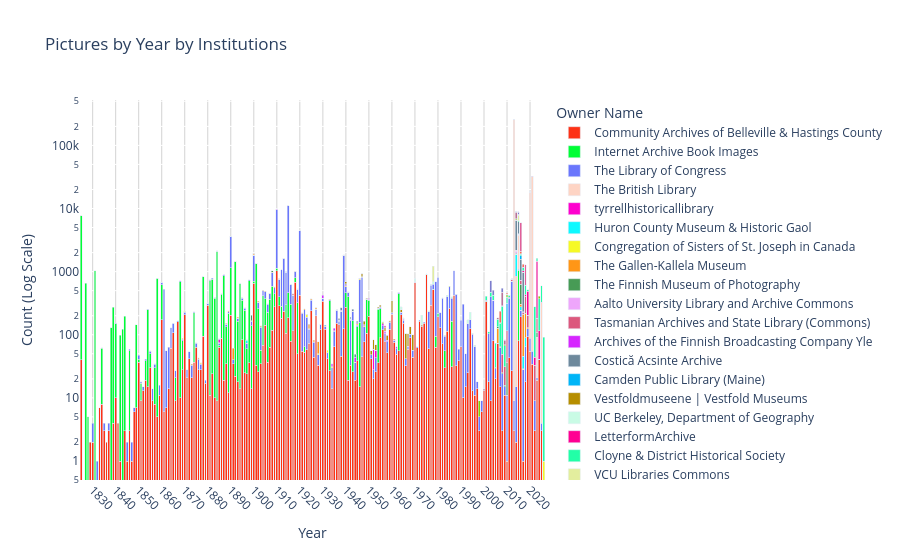
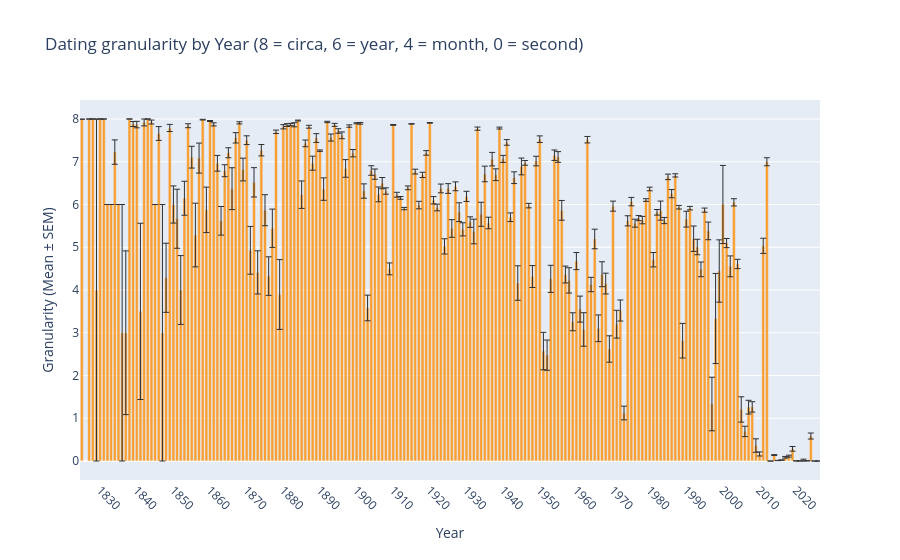

Notebook code cell kept with these figures, in order:
### Code cell
plot_year_per_institution(df)
plot_granularity(df)

### Figure 1 — Plotly figure (JSON) as saved in the notebook; plotly's stock layout.template omitted (floating-point values rounded to 4 significant figures; data arrays with more than 128 entries replaced by an {"elided": "..."} marker saying what was removed)
{"data": [{"alignmentgroup": "True", "hovertemplate": "owner_name=Community Archives of Belleville & Hastings County<br>year=%{x}<br>count=%{y}<extra></extra>", "legendgroup": "Community Archives of Belleville & Hastings County", "marker": {"color": "#FD3216", "pattern": {"shape": ""}}, "name": "Community Archives of Belleville & Hastings County", "offsetgroup": "Community Archives of Belleville & Hastings County", "orientation": "v", "showlegend": true, "textposition": "auto", "type": "bar", "x": {"elided": "194 int values"}, "xaxis": "x", "y": {"elided": "194 int values"}, "yaxis": "y"}, {"alignmentgroup": "True", "hovertemplate": "owner_name=Internet Archive Book Images<br>year=%{x}<br>count=%{y}<extra></extra>", "legendgroup": "Internet Archive Book Images", "marker": {"color": "#00FE35", "pattern": {"shape": ""}}, "name": "Internet Archive Book Images", "offsetgroup": "Internet Archive Book Images", "orientation": "v", "showlegend": true, "textposition": "auto", "type": "bar", "x": [1825, 1827, 1828, 1831, 1834, 1838, 1839, 1840, 1842, 1843, 1844, 1846, 1849, 1850, 1851, 1853, 1854, 1855, 1857, 1858, 1860, 1866, 1868, 1869, 1874, 1878, 1881, 1882, 1883, 1884, 1885, 1886, 1887, 1888, 1889, 1890, 1892, 1893, 1894, 1895, 1896, 1897, 1898, 1899, 1900, 1901, 1902, 1903, 1904, 1905, 1906, 1907, 1908, 1909, 1910, 1911, 1912, 1914, 1915, 1916, 1918, 1919, 1922, 1933, 1940, 1941, 1943, 1945, 1946, 1949, 1950, 1954, 1955, 1963, 1978, 1979, 1980, 1983, 1986, 2001, 2015], "xaxis": "x", "y": [7597, 656, 5, 1040, 53, 129, 269, 139, 98, 122, 195, 53, 136, 4, 8, 20, 236, 20, 22, 776, 449, 12, 687, 53, 187, 733, 712, 739, 367, 2103, 5, 347, 846, 99, 208, 956, 1418, 146, 624, 271, 219, 36, 684, 124, 55, 1316, 231, 22, 350, 228, 189, 301, 472, 169, 102, 113, 102, 193, 274, 226, 115, 272, 12, 321, 190, 378, 140, 95, 143, 253, 159, 218, 166, 392, 6, 32, 27, 26, 134, 5, 970], "yaxis": "y"}, {"alignmentgroup": "True", "hovertemplate": "owner_name=The Library of Congress<br>year=%{x}<br>count=%{y}<extra></extra>", "legendgroup": "The Library of Congress", "marker": {"color": "#6A76FC", "pattern": {"shape": ""}}, "name": "The Library of Congress", "offsetgroup": "The Library of Congress", "orientation": "v", "showlegend": true, "textposition": "auto", "type": "bar", "x": {"elided": "187 int values"}, "xaxis": "x", "y": {"elided": "187 int values"}, "yaxis": "y"}, {"alignmentgroup": "True", "hovertemplate": "owner_name=The British Library<br>year=%{x}<br>count=%{y}<extra></extra>", "legendgroup": "The British Library", "marker": {"color": "#FED4C4", "pattern": {"shape": ""}}, "name": "The British Library", "offsetgroup": "The British Library", "orientation": "v", "showlegend": true, "textposition": "auto", "type": "bar", "x": [1855, 1885, 1894, 2013, 2014, 2015, 2016, 2017, 2018, 2020, 2021, 2023, 2025], "xaxis": "x", "y": [1, 2, 1, 258869, 812, 2639, 8, 1, 1, 17903, 31874, 71, 318], "yaxis": "y"}, {"alignmentgroup": "True", "hovertemplate": "owner_name=tyrrellhistoricallibrary<br>year=%{x}<br>count=%{y}<extra></extra>", "legendgroup": "tyrrellhistoricallibrary", "marker": {"color": "#FE00CE", "pattern": {"shape": ""}}, "name": "tyrrellhistoricallibrary", "offsetgroup": "tyrrellhistoricallibrary", "orientation": "v", "showlegend": true, "textposition": "auto", "type": "bar", "x": [1857, 1860, 1865, 1870, 1875, 1876, 1877, 1880, 1885, 1888, 1890, 1894, 1895, 1896, 1897, 1900, 1901, 1905, 1907, 1910, 1911, 1914, 1919, 1920, 1925, 1950, 1952, 1953, 2012, 2013, 2014], "xaxis": "x", "y": [1, 4, 1, 4, 1, 1, 1, 1, 10, 1, 2, 1, 3, 4, 1, 16, 1, 1, 2, 9, 1, 1, 9, 5, 1, 5, 30, 13, 1, 1, 24], "yaxis": "y"}, {"alignmentgroup": "True", "hovertemplate": "owner_name=Huron County Museum & Historic Gaol<br>year=%{x}<br>count=%{y}<extra></extra>", "legendgroup": "Huron County Museum & Historic Gaol", "marker": {"color": "#0DF9FF", "pattern": {"shape": ""}}, "name": "Huron County Museum & Historic Gaol", "offsetgroup": "Huron County Museum & Historic Gaol", "orientation": "v", "showlegend": true, "textposition": "auto", "type": "bar", "x": [1860, 1883, 1888, 1890, 1892, 1893, 1897, 1900, 1907, 1908, 1909, 1910, 1911, 1917, 1919, 1920, 1922, 1924, 2013, 2014, 2015, 2016, 2017, 2018], "xaxis": "x", "y": [1, 1, 2, 3, 1, 1, 9, 1, 3, 3, 5, 4, 2, 8, 1, 2, 1, 1, 4, 1036, 96, 30, 17, 25], "yaxis": "y"}, {"alignmentgroup": "True", "hovertemplate": "owner_name=Congregation of Sisters of St. Joseph in Canada<br>year=%{x}<br>count=%{y}<extra></extra>", "legendgroup": "Congregation of Sisters of St. Joseph in Canada", "marker": {"color": "#F6F926", "pattern": {"shape": ""}}, "name": "Congregation of Sisters of St. Joseph in Canada", "offsetgroup": "Congregation of Sisters of St. Joseph in Canada", "orientation": "v", "showlegend": true, "textposition": "auto", "type": "bar", "x": [1869, 1870, 1877, 1880, 1888, 1890, 1892, 1893, 1900, 1901, 1902, 1903, 1904, 1905, 1907, 1909, 1910, 1911, 1912, 1913, 1914, 1916, 1917, 1918, 1919, 1920, 1923, 1926, 1927, 1928, 1929, 1930, 1932, 1933, 1934, 1936, 1937, 1939, 1940, 1941, 1942, 1943, 1944, 1945, 1946, 1947, 1948, 1949, 1950, 2026], "xaxis": "x", "y": [3, 1, 1, 1, 2, 3, 6, 1, 19, 1, 2, 1, 2, 1, 1, 1, 6, 1, 2, 2, 7, 1, 2, 1, 2, 6, 22, 1, 1, 2, 1, 5, 5, 2, 1, 2, 2, 2, 24, 2, 4, 3, 1, 9, 34, 9, 4, 4, 9, 1], "yaxis": "y"}, {"alignmentgroup": "True", "hovertemplate": "owner_name=The Gallen-Kallela Museum<br>year=%{x}<br>count=%{y}<extra></extra>", "legendgroup": "The Gallen-Kallela Museum", "marker": {"color": "#FF9616", "pattern": {"shape": ""}}, "name": "The Gallen-Kallela Museum", "offsetgroup": "The Gallen-Kallela Museum", "orientation": "v", "showlegend": true, "textposition": "auto", "type": "bar", "x": [1873, 1876, 1878, 1880, 1883, 1884, 1885, 1886, 1887, 1888, 1889, 1890, 1891, 1892, 1893, 1894, 1895, 1897, 1899, 1900, 1901, 1902, 1903, 1904, 1905, 1906, 1907, 1908, 1909, 1910, 1911, 1914, 1915, 1916, 1917, 1918, 1919, 1920, 1921, 1922, 1923, 1924, 1925, 1926, 1927, 1928, 1929, 1931, 1935, 1942, 2006, 2013, 2014, 2016, 2017, 2018, 2019], "xaxis": "x", "y": [1, 1, 1, 1, 1, 7, 2, 2, 8, 1, 7, 22, 21, 4, 5, 4, 2, 1, 3, 90, 1, 7, 5, 8, 10, 10, 5, 7, 17, 27, 8, 13, 5, 1, 2, 6, 8, 1, 2, 8, 3, 23, 18, 5, 13, 28, 1, 2, 1, 1, 53, 45, 2, 29, 166, 128, 5], "yaxis": "y"}, {"alignmentgroup": "True", "hovertemplate": "owner_name=The Finnish Museum of Photography<br>year=%{x}<br>count=%{y}<extra></extra>", "legendgroup": "The Finnish Museum of Photography", "marker": {"color": "#479B55", "pattern": {"shape": ""}}, "name": "The Finnish Museum of Photography", "offsetgroup": "The Finnish Museum of Photography", "orientation": "v", "showlegend": true, "textposition": "auto", "type": "bar", "x": [1899, 1908, 1910, 1911, 1913, 1915, 1930, 1938, 2004, 2005, 2006, 2008, 2009, 2010, 2011, 2012, 2013, 2014, 2015, 2016, 2023], "xaxis": "x", "y": [37, 51, 1, 2, 10, 2, 1, 1, 2, 1, 6, 1, 1, 25, 1, 2, 41, 55, 2, 323, 15], "yaxis": "y"}, {"alignmentgroup": "True", "hovertemplate": "owner_name=Aalto University Library and Archive Commons<br>year=%{x}<br>count=%{y}<extra></extra>", "legendgroup": "Aalto University Library and Archive Commons", "marker": {"color": "#EEA6FB", "pattern": {"shape": ""}}, "name": "Aalto University Library and Archive Commons", "offsetgroup": "Aalto University Library and Archive Commons", "orientation": "v", "showlegend": true, "textposition": "auto", "type": "bar", "x": [1900, 1910, 1920, 1930, 1940, 2013, 2014, 2015, 2021], "xaxis": "x", "y": [1, 447, 2, 1, 1, 4, 176, 98, 79], "yaxis": "y"}, {"alignmentgroup": "True", "hovertemplate": "owner_name=Tasmanian Archives and State Library (Commons)<br>year=%{x}<br>count=%{y}<extra></extra>", "legendgroup": "Tasmanian Archives and State Library (Commons)", "marker": {"color": "#DC587D", "pattern": {"shape": ""}}, "name": "Tasmanian Archives and State Library (Commons)", "offsetgroup": "Tasmanian Archives and State Library (Commons)", "orientation": "v", "showlegend": true, "textposition": "auto", "type": "bar", "x": [1914, 1915, 1916, 1917, 1918, 2007, 2008, 2009, 2010, 2011, 2012, 2013, 2014, 2015, 2016, 2017, 2018, 2019, 2020, 2021, 2022, 2023], "xaxis": "x", "y": [2, 58, 3, 25, 13, 1, 24, 15, 79, 19, 37, 199, 69, 73, 91, 15, 189, 69, 29, 31, 24, 75], "yaxis": "y"}, {"alignmentgroup": "True", "hovertemplate": "owner_name=Archives of the Finnish Broadcasting Company Yle<br>year=%{x}<br>count=%{y}<extra></extra>", "legendgroup": "Archives of the Finnish Broadcasting Company Yle", "marker": {"color": "#D626FF", "pattern": {"shape": ""}}, "name": "Archives of the Finnish Broadcasting Company Yle", "offsetgroup": "Archives of the Finnish Broadcasting Company Yle", "orientation": "v", "showlegend": true, "textposition": "auto", "type": "bar", "x": [1920, 1927, 1929, 1930, 1934, 1935, 1936, 1937, 1938, 1939, 1940, 1941, 1942, 1943, 1944, 1945, 1946, 1947, 1948, 1949, 1950, 1952, 1953, 1954, 1955, 1956, 1957, 1958, 1959, 1961, 1962, 1963, 1964, 1965, 2006, 2007, 2012, 2013, 2014, 2015, 2016, 2017, 2019], "xaxis": "x", "y": [1, 1, 1, 42, 4, 11, 4, 3, 9, 7, 21, 1, 2, 1, 7, 5, 6, 10, 7, 3, 4, 1, 1, 2, 1, 10, 10, 5, 2, 1, 4, 5, 5, 6, 1, 2, 1, 2, 3, 2, 18, 3, 4], "yaxis": "y"}, {"alignmentgroup": "True", "hovertemplate": "owner_name=Costică Acsinte Archive<br>year=%{x}<br>count=%{y}<extra></extra>", "legendgroup": "Costică Acsinte Archive", "marker": {"color": "#6E899C", "pattern": {"shape": ""}}, "name": "Costică Acsinte Archive", "offsetgroup": "Costică Acsinte Archive", "orientation": "v", "showlegend": true, "textposition": "auto", "type": "bar", "x": [1929, 1936, 1937, 1938, 1939, 1940, 1941, 1942, 1943, 1944, 1945, 1946, 2013, 2014, 2015, 2016, 2017], "xaxis": "x", "y": [1, 1, 8, 22, 16, 18, 12, 10, 15, 5, 9, 1, 932, 4312, 2166, 831, 740], "yaxis": "y"}, {"alignmentgroup": "True", "hovertemplate": "owner_name=Camden Public Library (Maine)<br>year=%{x}<br>count=%{y}<extra></extra>", "legendgroup": "Camden Public Library (Maine)", "marker": {"color": "#00B5F7", "pattern": {"shape": ""}}, "name": "Camden Public Library (Maine)", "offsetgroup": "Camden Public Library (Maine)", "orientation": "v", "showlegend": true, "textposition": "auto", "type": "bar", "x": [1931, 2010, 2013, 2014, 2015, 2016, 2017], "xaxis": "x", "y": [5, 200, 4, 2, 22, 229, 4], "yaxis": "y"}, {"alignmentgroup": "True", "hovertemplate": "owner_name=Vestfoldmuseene | Vestfold Museums<br>year=%{x}<br>count=%{y}<extra></extra>", "legendgroup": "Vestfoldmuseene | Vestfold Museums", "marker": {"color": "#B68E00", "pattern": {"shape": ""}}, "name": "Vestfoldmuseene | Vestfold Museums", "offsetgroup": "Vestfoldmuseene | Vestfold Museums", "orientation": "v", "showlegend": true, "textposition": "auto", "type": "bar", "x": [1937, 1938, 1940, 1947, 1948, 1949, 1951, 1952, 1953, 1954, 1955, 1956, 1957, 1958, 1959, 1960, 1961, 1962, 1963, 1964, 1965, 1966, 1967, 1968, 1969, 1970, 1973], "xaxis": "x", "y": [3, 1, 50, 96, 20, 10, 8, 25, 12, 9, 19, 9, 16, 15, 7, 122, 3, 1, 2, 19, 3, 62, 37, 31, 43, 11, 5], "yaxis": "y"}, {"alignmentgroup": "True", "hovertemplate": "owner_name=UC Berkeley, Department of Geography<br>year=%{x}<br>count=%{y}<extra></extra>", "legendgroup": "UC Berkeley, Department of Geography", "marker": {"color": "#C9FBE5", "pattern": {"shape": ""}}, "name": "UC Berkeley, Department of Geography", "offsetgroup": "UC Berkeley, Department of Geography", "orientation": "v", "showlegend": true, "textposition": "auto", "type": "bar", "x": [1947, 1956, 1960, 1964, 1965, 1966, 1970, 1973, 1975, 1976, 1977, 1978, 1980, 1981, 1982, 1983, 1984, 1986, 1988, 1993, 1994, 1995, 1996], "xaxis": "x", "y": [2, 2, 1, 32, 7, 1, 87, 60, 23, 6, 13, 56, 5, 1, 1, 3, 22, 23, 2, 24, 56, 4, 3], "yaxis": "y"}, {"alignmentgroup": "True", "hovertemplate": "owner_name=LetterformArchive<br>year=%{x}<br>count=%{y}<extra></extra>", "legendgroup": "LetterformArchive", "marker": {"color": "#FF0092", "pattern": {"shape": ""}}, "name": "LetterformArchive", "offsetgroup": "LetterformArchive", "orientation": "v", "showlegend": true, "textposition": "auto", "type": "bar", "x": [1957, 1958, 2015, 2017, 2018, 2019, 2020, 2021, 2022, 2023, 2024, 2025], "xaxis": "x", "y": [8, 1, 13, 63, 22, 288, 200, 255, 11, 1288, 74, 6], "yaxis": "y"}, {"alignmentgroup": "True", "hovertemplate": "owner_name=Cloyne & District Historical Society<br>year=%{x}<br>count=%{y}<extra></extra>", "legendgroup": "Cloyne & District Historical Society", "marker": {"color": "#22FFA7", "pattern": {"shape": ""}}, "name": "Cloyne & District Historical Society", "offsetgroup": "Cloyne & District Historical Society", "orientation": "v", "showlegend": true, "textposition": "auto", "type": "bar", "x": [1970, 2001, 2002, 2003, 2004, 2005, 2006, 2007, 2008, 2009, 2010, 2011, 2012, 2013, 2014, 2015, 2016, 2017, 2018, 2019, 2020, 2021, 2022, 2023, 2024, 2025, 2026], "xaxis": "x", "y": [1, 58, 9, 71, 66, 43, 42, 88, 236, 36, 78, 24, 18, 25, 183, 188, 78, 115, 179, 22, 227, 302, 236, 156, 255, 265, 90], "yaxis": "y"}, {"alignmentgroup": "True", "hovertemplate": "owner_name=VCU Libraries Commons<br>year=%{x}<br>count=%{y}<extra></extra>", "legendgroup": "VCU Libraries Commons", "marker": {"color": "#E3EE9E", "pattern": {"shape": ""}}, "name": "VCU Libraries Commons", "offsetgroup": "VCU Libraries Commons", "orientation": "v", "showlegend": true, "textposition": "auto", "type": "bar", "x": [1978, 2013, 2015], "xaxis": "x", "y": [523, 75, 1364], "yaxis": "y"}, {"alignmentgroup": "True", "hovertemplate": "owner_name=Senado Federal do Brasil<br>year=%{x}<br>count=%{y}<extra></extra>", "legendgroup": "Senado Federal do Brasil", "marker": {"color": "#86CE00", "pattern": {"shape": ""}}, "name": "Senado Federal do Brasil", "offsetgroup": "Senado Federal do Brasil", "orientation": "v", "showlegend": true, "textposition": "auto", "type": "bar", "x": [1985, 1998, 2007, 2008, 2009, 2010, 2012, 2014, 2015, 2024], "xaxis": "x", "y": [11, 4, 1, 1, 3, 42, 2, 251, 149, 34], "yaxis": "y"}, {"alignmentgroup": "True", "hovertemplate": "owner_name=UBC Library Digitization Centre<br>year=%{x}<br>count=%{y}<extra></extra>", "legendgroup": "UBC Library Digitization Centre", "marker": {"color": "#BC7196", "pattern": {"shape": ""}}, "name": "UBC Library Digitization Centre", "offsetgroup": "UBC Library Digitization Centre", "orientation": "v", "showlegend": true, "textposition": "auto", "type": "bar", "x": [2000, 2006, 2008, 2009, 2010, 2011, 2012, 2013, 2014, 2015, 2016], "xaxis": "x", "y": [1, 9, 188, 12, 3, 1, 2, 168, 1837, 218, 59], "yaxis": "y"}, {"alignmentgroup": "True", "hovertemplate": "owner_name=UVicLibraries<br>year=%{x}<br>count=%{y}<extra></extra>", "legendgroup": "UVicLibraries", "marker": {"color": "#7E7DCD", "pattern": {"shape": ""}}, "name": "UVicLibraries", "offsetgroup": "UVicLibraries", "orientation": "v", "showlegend": true, "textposition": "auto", "type": "bar", "x": [2003, 2004, 2008, 2010, 2014, 2015, 2017, 2020], "xaxis": "x", "y": [244, 87, 68, 2, 202, 654, 14, 22], "yaxis": "y"}, {"alignmentgroup": "True", "hovertemplate": "owner_name=Université de Caen Normandie<br>year=%{x}<br>count=%{y}<extra></extra>", "legendgroup": "Université de Caen Normandie", "marker": {"color": "#FC6955", "pattern": {"shape": ""}}, "name": "Université de Caen Normandie", "offsetgroup": "Université de Caen Normandie", "orientation": "v", "showlegend": true, "textposition": "auto", "type": "bar", "x": [2007, 2009, 2010, 2012, 2013, 2014, 2015, 2016, 2017], "xaxis": "x", "y": [81, 1, 21, 1, 1571, 1, 157, 156, 145], "yaxis": "y"}, {"alignmentgroup": "True", "hovertemplate": "owner_name=Presidency Of The Republic Of Turkey Directorate o<br>year=%{x}<br>count=%{y}<extra></extra>", "legendgroup": "Presidency Of The Republic Of Turkey Directorate o", "marker": {"color": "#E48F72", "pattern": {"shape": ""}}, "name": "Presidency Of The Republic Of Turkey Directorate o", "offsetgroup": "Presidency Of The Republic Of Turkey Directorate o", "orientation": "v", "showlegend": true, "textposition": "auto", "type": "bar", "x": [2012, 2013, 2014, 2015], "xaxis": "x", "y": [1, 10, 23, 15], "yaxis": "y"}, {"alignmentgroup": "True", "hovertemplate": "owner_name=The Graduate Institute, Geneva<br>year=%{x}<br>count=%{y}<extra></extra>", "legendgroup": "The Graduate Institute, Geneva", "marker": {"color": "#2E91E5", "pattern": {"shape": ""}}, "name": "The Graduate Institute, Geneva", "offsetgroup": "The Graduate Institute, Geneva", "orientation": "v", "showlegend": true, "textposition": "auto", "type": "bar", "x": [2014, 2015], "xaxis": "x", "y": [58, 6], "yaxis": "y"}, {"alignmentgroup": "True", "hovertemplate": "owner_name=Colección Amadeo León - Boconó<br>year=%{x}<br>count=%{y}<extra></extra>", "legendgroup": "Colección Amadeo León - Boconó", "marker": {"color": "#E15F99", "pattern": {"shape": ""}}, "name": "Colección Amadeo León - Boconó", "offsetgroup": "Colección Amadeo León - Boconó", "orientation": "v", "showlegend": true, "textposition": "auto", "type": "bar", "x": [2016, 2018], "xaxis": "x", "y": [3827, 673], "yaxis": "y"}], "layout": {"barmode": "stack", "legend": {"title": {"text": "Owner Name"}, "tracegroupgap": 0}, "plot_bgcolor": "white", "title": {"text": "Pictures by Year by Institutions"}, "xaxis": {"anchor": "y", "domain": [0, 1], "dtick": 10, "gridcolor": "lightgray", "showgrid": true, "tick0": 1820, "tickangle": 45, "tickmode": "linear", "title": {"text": "Year"}}, "yaxis": {"anchor": "x", "domain": [0, 1], "title": {"text": "Count (Log Scale)"}, "type": "log"}}}

### Figure 2 — Plotly figure (JSON) as saved in the notebook; plotly's stock layout.template omitted (floating-point values rounded to 4 significant figures; data arrays with more than 128 entries replaced by an {"elided": "..."} marker saying what was removed)
{"data": [{"error_y": {"array": {"elided": "201 float values"}, "color": "black", "thickness": 1, "type": "data", "visible": true, "width": 3}, "marker": {"color": "darkorange"}, "name": "Granularity Mean", "opacity": 0.8, "type": "bar", "x": {"elided": "201 int values"}, "y": {"elided": "201 float values"}}], "layout": {"title": {"text": "Dating granularity by Year (8 = circa, 6 = year, 4 = month, 0 = second)"}, "xaxis": {"dtick": 10, "tick0": 1820, "tickangle": 45, "tickmode": "linear", "title": {"text": "Year"}}, "yaxis": {"title": {"text": "Granularity (Mean ± SEM)"}}}}
